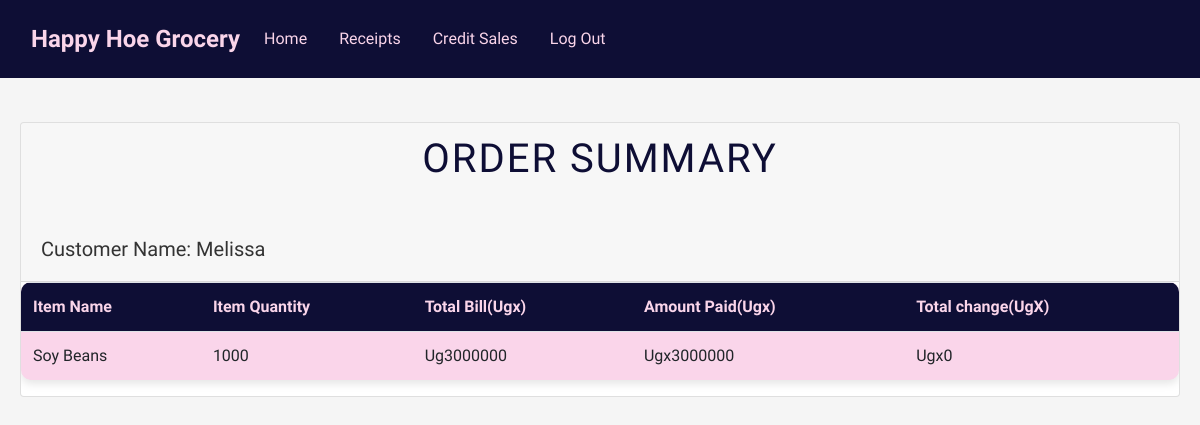
Screenshot of /receipt/2/ (signed in) with the database file from the repository.
### Groceryapp/models.py (models this page shows, shortened)
class Sale(models.Model):
    item = models.ForeignKey(Stock,on_delete=models.CASCADE)
    quantity = models.IntegerField(default=0, null=True, blank=True)
    amount_received = models.IntegerField(default=0, null=True, blank=True)
    issued_to = models.CharField(max_length=50, null=True, blank=True)
    unit_price = models.IntegerField(default=0, null=True, blank=True)
    def get_total(self):
        quantity = self.quantity if self.quantity is not None else 0
        unit_price = self.unit_price if self.unit_price is not None else 0
        total = quantity * unit_price
        return int(total)
    def get_change(self):
        amount_received = self.amount_received if self.amount_received is not None else 0
        total_price = self.get_total()
        change = amount_received - total_price
        return abs(int(change))

class Stock(models.Model):
    item_name = models.CharField(max_length=50, null=True, blank=True)
    stock_types = models.CharField(max_length=50, null=True, blank=True)
    stock_date = models.DateTimeField( auto_now_add = True, null= True, blank=True)
    stock_time =models.TimeField(auto_now_add=True)
    stock_quantity = models.IntegerField(default=0, null=True, blank=True)
    stock_cost = models.IntegerField(default=0, null=True, blank=True)
    stock_dealer_name = models.CharField(max_length=50, null=True, blank=True)
    stock_contact = models.CharField(max_length=50, null=True, blank=True)
    stock_branch_name = models.CharField(max_length=50, null=True, blank=True)
    unit_price = models.IntegerField(default=0, null=True, blank=True)
    def __str__(self):
        return self.item_name

### Groceryapp/views.py (the view)
# urls.py: path('receipt/<int:receipt_id>/',views.receipt_detail, name='receipt_detail'),
@login_required
def receipt_detail(request, receipt_id):
    receipt = Sale.objects.get(id = receipt_id)
    return render(request, 'Groceryapp/receipt_detail.html', {'receipt': receipt})

### Groceryapp/templates/Groceryapp/receipt_detail.html
{% extends 'Groceryapp/base.html'%} {% block content%}
<br />
<div class="container">
  <div class="row">
    <div class="col-md-12">
      <div class="card">
        <div class="card-header">
          <h1 class="text-center">ORDER SUMMARY</h1><br>
          <h2 class="lead">Customer Name: {{receipt.issued_to | title}}</h2>
        </div>
        <div class="card-block">
          <div class="table-responsive">
            <table class="table table-sm">
              <thead>
                <tr>
                  <td><strong>Item Name</strong></td>
                  <td class="text-xs-center"><strong>Item Quantity</strong></td>
                  <td class="text-xs-right"><strong>Total Bill(Ugx)</strong></td>
                  <td class="text-xs-right"><strong>Amount Paid(Ugx)</strong></td>
                  <td class="text-xs-right">
                    <strong>Total change(UgX)</strong>
                  </td>
                </tr>
              </thead>
              <tbody>
                <tr>
                  <td>{{receipt.item| title}}</td>
                  <td class="text-xs-center">{{receipt.quantity }}</td>
                  <td class="text-xs-center">Ug{{receipt.get_total | title}}</td>
                  <td class="text-xs-right">Ugx{{ receipt.amount_received }}</td>
                  <td class="text-xs-right">Ugx{{ receipt.get_change }}</td>
                </tr>
              </tbody>
            </table>
          </div>
        </div>
      </div>
    </div>
  </div>
</div>
{% endblock %}

### Groceryapp/templates/Groceryapp/base.html (style rules this page uses)
:root { --dark-blue: rgb(14,14,53); --palette-pink:rgb(250, 213,234); --light-gray: #f5f5f5; }
body { font-family: 'Raleway', sans-serif; background-color: var(--light-gray); color: #333; }
.container { max-width: 1200px; margin: 0 auto; padding: 20px; }
h1 { color: rgb(14, 14, 53); margin-bottom: 30px; font-size: 2.5em; text-transform: uppercase; letter-spacing: 2px; }
.table { background-color: rgb(250, 213,234); border-radius: 10px; overflow: hidden; box-shadow: 0px 4px 8px rgb(0, 0, 0, 0.1); }
.table thead { background-color: rgb(14, 14, 53); color: rgb(250, 213,234); }
.table th, .table td { padding: 12px; text-align: left; }

### rows the page displays
Sale: issued_to "Melissa", item "Soy Beans", quantity "1000", get_total "3000000", amount_received "3000000", get_change "0"
